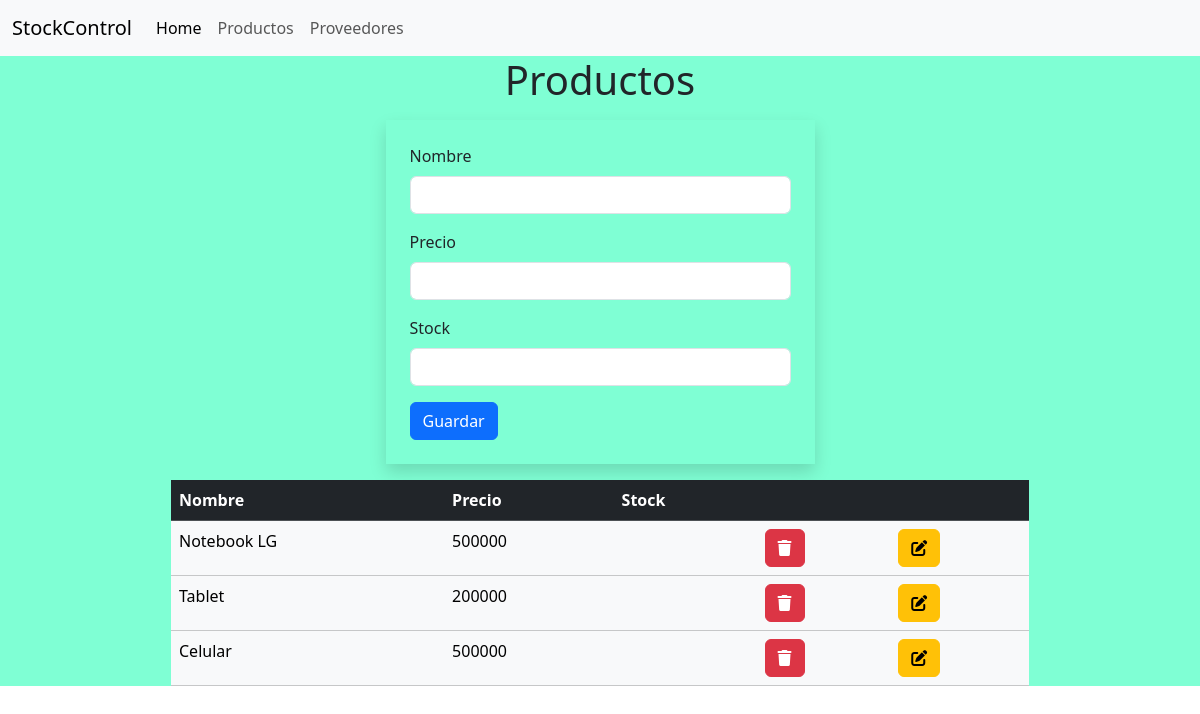
The app's page /productos/, older data.
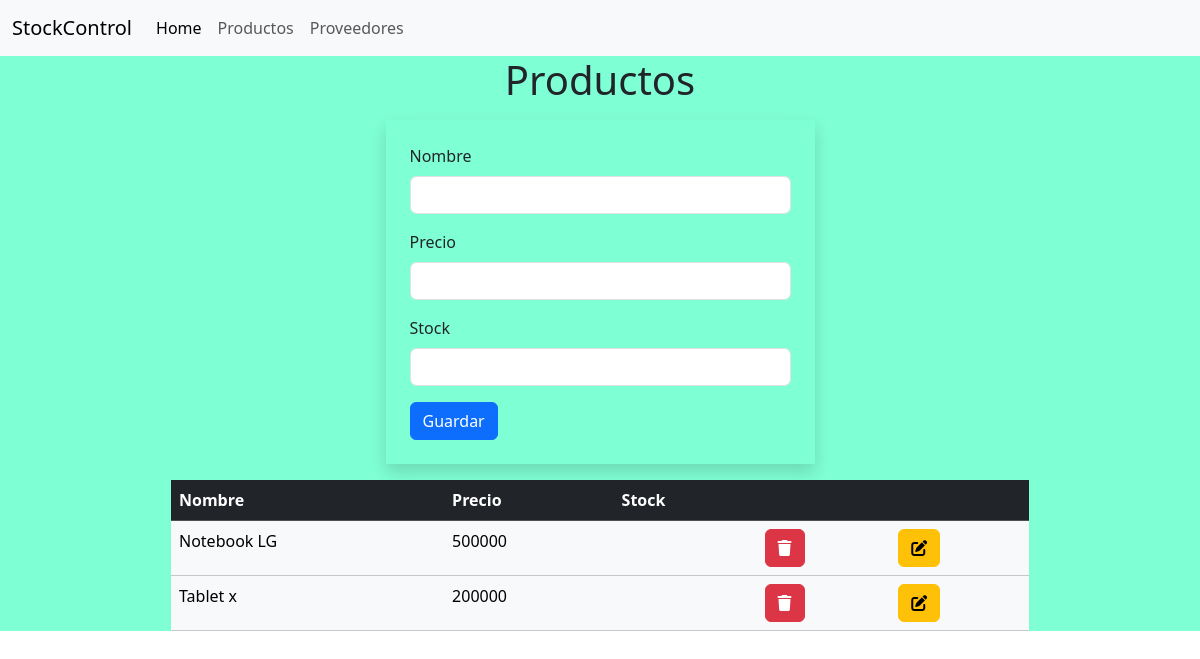
The same page, newer data.
### compra/models.py (models this page shows)
class Producto(models.Model):
    nombre = models.CharField(max_length=50)
    precio = models.IntegerField(max_length=10)
    stock_actual = models.IntegerField(max_length=50)

### compra/views.py (the view)
# urls.py: path('productos/',views.productos, name="productos"),
def productos(request):
    productos = Producto.objects.all()
    return render(
        request,
        "productos.html",
        {'productos': productos}
    )

### compra/templates/productos.html (shortened to what this page needs)
{% extends 'main.html' %}
{% block content %}
<div class="container-fluid w-75">
    <h1 class="text-center">Productos</h1>
    <form class="w-50 shadow mx-auto p-4 m-3" method="post" action="{% url 'agregarProducto' %}">
        <div class="mb-3">
            <label for="exampleInputText" class="form-label">Nombre</label>
            <input name="nombre" type="text" class="form-control" id="exampleInputEmail1" required>
        </div>
        <div class="mb-3">
            <label for="exampleInputText" class="form-label">Precio</label>
            <input name="precio" type="number" class="form-control" required>
        </div>
        <div class="mb-3">
            <label for="exampleInputText" class="form-label">Stock</label>
            <input name="stock_actual" type="number" class="form-control" required>
        </div>
        <button type="submit" class="btn btn-primary">Guardar</button>
    </form>
    <table class="table table-light ">
        <tr class="table-dark">
            <th>Nombre</th>
            <th>Precio</th>
            <th>Stock</th>
            <th colspan="2">
            </th>
        </tr>
        {% for producto in productos %}
        <tr>
            <td>{{ producto.nombre }}</td>
            <td>{{ producto.precio }}</td>
            <td>{{ producto.stock }}</td>
            <td>
                <form action="{% url 'eliminarProducto' producto.id %}"
                    onClick="return confirm('Esta seguro de eliminar este producto?')">
                    <button class="btn btn-danger">
                        <i class="fa fa-trash"></i>
                    </button>
                </form>
            </td>
            <td>
                <form action="{% url 'editarProducto' producto.id %}">
                    <button class="btn btn-warning">
                        <i class="fa fa-edit"></i>
                    </button>
                </form>
            </td>
        </tr>
        {% endfor %}
    </table>
</div>
{% endblock %}

Row changes from the older to the newer data that the page shows:
removed Producto: nombre "Celular", precio "500000"
changed Producto: nombre "Tablet" → "Tablet x"
